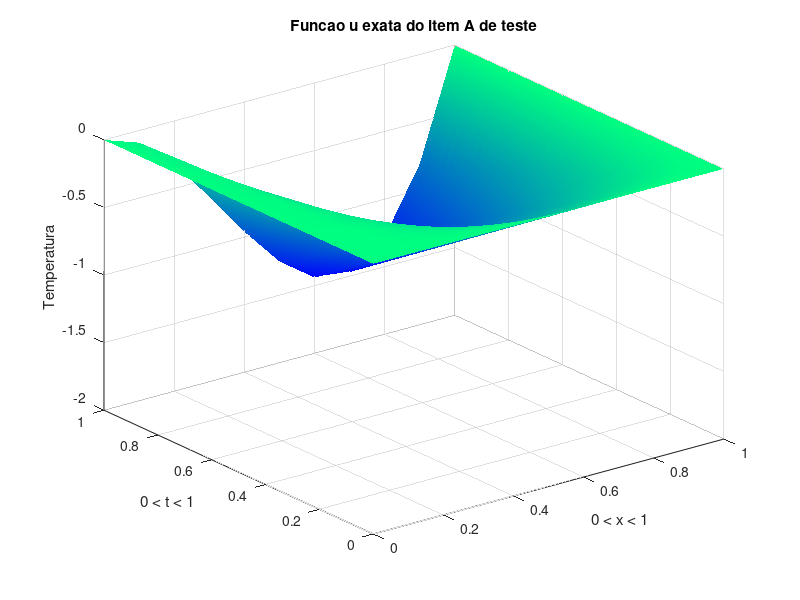

Here is the MATLAB script that generated this plot: (Note: this script raises an error after producing the figure.)
%% Tarefa 1

N = 10;
M = 200;
deltaT = 1/M;
deltaX = 1/N;

x = linspace(0, 1, N + 1);
t = linspace(0, 1, M + 1);

[X, T] = meshgrid(x, t);

% 1A Teste
uReal = (10 .* X .* X .* (X - 1) .* T);

figure(1)
surf(x, t, uReal)
title('Funcao u exata do item A de teste')
xlabel('0 < x < 1') 
ylabel('0 < t < 1')
zlabel('Temperatura')
colormap('winter')
shading interp

figure(2)
R1aT = readmatrix('Output1ATeste.txt');
R1aT(:,end) = [];
surf(x, t, R1aT)
title('Funcao u calculada do item A de teste')
xlabel('0 < x < 1') 
ylabel('0 < t < 1')
zlabel('Temperatura')
colormap('summer')
shading interp

figure(3)
erro1aT = readmatrix('Erro1ATeste.txt');
erro1aT(:,end) = [];
surf(x, t, erro1aT)
title('Erro do item A de teste')
xlabel('0 < x < 1') 
ylabel('0 < t < 1')
zlabel('Temperatura')
colormap('spring')
shading interp

% 1A Real
uReal = ((1 + sin(10 .* T)) .* X .* X .* (1 - X) .* (1 - X));

figure(1)
surf(x, t, uReal)
title('Funcao u exata do item A')
xlabel('0 < x < 1') 
ylabel('0 < t < 1')
zlabel('Temperatura')
shading interp

figure(2)
R1a = readmatrix('Output1A.txt');
R1a(:,end) = [];
surf(x, t, R1a)
title('Funcao u calculada do item A')
xlabel('0 < x < 1') 
ylabel('0 < t < 1')
zlabel('Temperatura')
colormap('summer')
shading interp

figure(3)
erro1a = readmatrix('Erro1A.txt');
erro1a(:,end) = [];
surf(x, t, erro1a)
title('Erro do item A')
xlabel('0 < x < 1')
ylabel('0 < t < 1')
zlabel('Temperatura')
colormap('spring')
shading interp

figure(4)
hold
distancia = floor(M/10);
Ratual = R1a(1, :);
plot(x, Ratual)
for v = 1:10
   Ratual = R1a(1+v*distancia, :);
   plot(x, Ratual)
end
legend('t = 0','t = 0.1','t = 0.2','t = 0.3','t = 0.4','t = 0.5', 't = 0.6', 't = 0.7', 't = 0.8', 't = 0.9', 't = 1')
title('Funcao u calculada do item A')
xlabel('0 < x < 1') 
ylabel('Temperatura')

% 1B
uReal = (exp(T - X) .* cos(5 .* T .* X));

figure(1)
surf(x, t, uReal)
title('Funcao u exata do item B')
xlabel('0 < x < 1') 
ylabel('0 < t < 1')
zlabel('Temperatura')
shading interp

figure(2)
R1b = readmatrix('Output1B.txt');
R1b(:,end) = [];
surf(x, t, R1b)
title('Funcao u calculada do item B')
xlabel('0 < x < 1') 
ylabel('0 < t < 1')
zlabel('Temperatura')
colormap('summer')
shading interp

figure(3)
erro1b = readmatrix('Erro1B.txt');
erro1b(:,end) = [];
surf(x, t, erro1b)
title('Erro do item B')
xlabel('0 < x < 1')
ylabel('0 < t < 1')
zlabel('Temperatura')
colormap('spring')
shading interp

figure(4)
hold
distancia = floor(M/10);
Ratual = R1b(1, :);
plot(x, Ratual)
for v = 1:10
   Ratual = R1b(1+v*distancia, :);
   plot(x, Ratual)
end
legend('t = 0','t = 0.1','t = 0.2','t = 0.3','t = 0.4','t = 0.5', 't = 0.6', 't = 0.7', 't = 0.8', 't = 0.9', 't = 1')
title('Funcao u calculada do item B')
xlabel('0 < x < 1') 
ylabel('Temperatura')

% 1C

figure(1)
R1c = readmatrix('Output1C.txt');
R1c(:,end) = [];
surf(x, t, R1c)
title('Funcao u calculada do item C')
xlabel('0 < x < 1') 
ylabel('0 < t < 1')
zlabel('Temperatura')
colormap('summer')
shading interp

figure(2)
hold
distancia = floor(M/10);
Ratual = R1c(1, :);
plot(x, Ratual)
for v = 1:10
   Ratual = R1c(1+v*distancia, :);
   plot(x, Ratual)
end
legend('t = 0','t = 0.1','t = 0.2','t = 0.3','t = 0.4','t = 0.5', 't = 0.6', 't = 0.7', 't = 0.8', 't = 0.9', 't = 1')
title('Funcao u calculada do item C')
xlabel('0 < x < 1') 
ylabel('Temperatura')